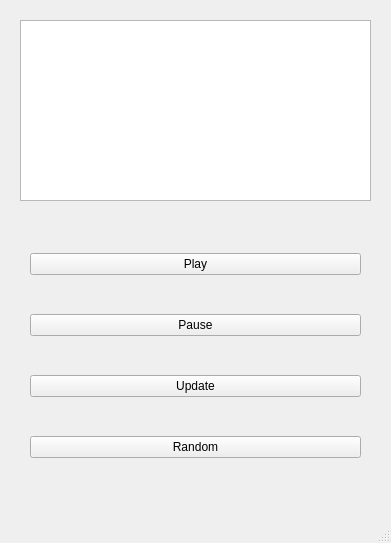
<?xml version="1.0" encoding="UTF-8"?>
<ui version="4.0">
 <class>MainWindow</class>
 <widget class="QMainWindow" name="MainWindow">
  <property name="geometry">
   <rect>
    <x>0</x>
    <y>0</y>
    <width>391</width>
    <height>543</height>
   </rect>
  </property>
  <property name="windowTitle">
   <string>MainWindow</string>
  </property>
  <widget class="QWidget" name="centralwidget">
   <widget class="QListWidget" name="listWidget">
    <property name="geometry">
     <rect>
      <x>20</x>
      <y>20</y>
      <width>351</width>
      <height>181</height>
     </rect>
    </property>
   </widget>
   <widget class="QWidget" name="verticalLayoutWidget">
    <property name="geometry">
     <rect>
      <x>30</x>
      <y>220</y>
      <width>331</width>
      <height>271</height>
     </rect>
    </property>
    <layout class="QVBoxLayout" name="verticalLayout">
     <item>
      <widget class="QPushButton" name="pushButton">
       <property name="text">
        <string>Play</string>
       </property>
      </widget>
     </item>
     <item>
      <widget class="QPushButton" name="pushButton_2">
       <property name="text">
        <string>Pause</string>
       </property>
      </widget>
     </item>
     <item>
      <widget class="QPushButton" name="pushButton_3">
       <property name="text">
        <string>Update</string>
       </property>
      </widget>
     </item>
     <item>
      <widget class="QPushButton" name="pushButton_4">
       <property name="text">
        <string>Random</string>
       </property>
      </widget>
     </item>
    </layout>
   </widget>
  </widget>
  <widget class="QMenuBar" name="menubar">
   <property name="geometry">
    <rect>
     <x>0</x>
     <y>0</y>
     <width>391</width>
     <height>22</height>
    </rect>
   </property>
  </widget>
  <widget class="QStatusBar" name="statusbar"/>
 </widget>
 <resources/>
 <connections/>
</ui>
